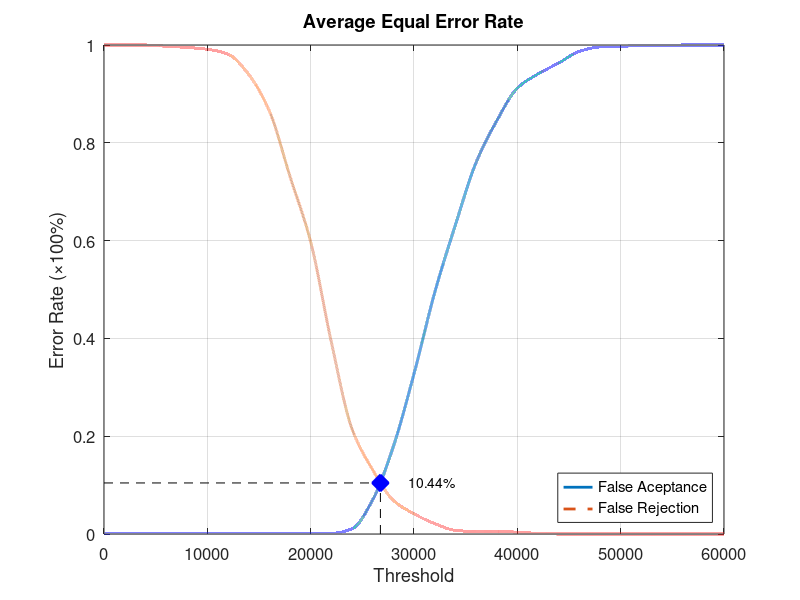
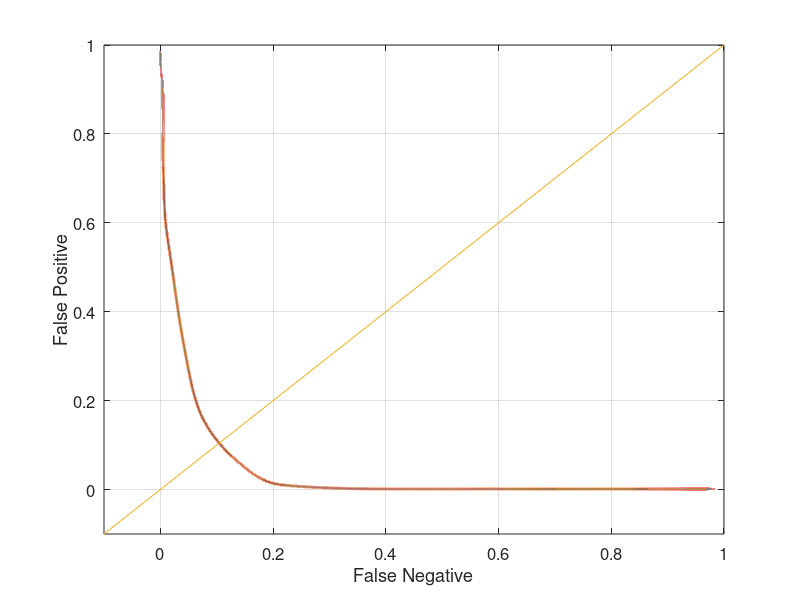

Write MATLAB code to recreate these figures, in order.
function yEER = Experiment1Average
close all;
clear;
clc;
x = 0:2000:60000;
xq = 0:0.5:60000;

y0 = [0 0.00131579 0.00131579 0.00131579 0.00131579 0.00131579 0.00131579 0.00131579 0.00131579 0.00131579 0.00131579 0.00131579 0.0105263 0.0697368 0.178947 0.327632 0.493421 0.631579 0.759211 0.844737 0.911842 0.940789 0.963158 0.986842 0.996053 0.997368 0.998684 0.998684 1 1 1];
yy0 = interp1(x, y0, xq, 'pchip');
y1 = [1 1 1 0.9975 0.995 0.99125 0.98125 0.94 0.865 0.73125 0.5975 0.3925 0.215 0.13125 0.06875 0.04125 0.02125 0.0075 0.005 0.005 0.00375 0.00125 0 0 0 0 0 0 0 0 0];
yy1 = interp1(x, y1, xq, 'pchip');

% Calculating EER: 
y2 = abs(y0 - y1);
find(y2 == min(y2))
yy2 = abs(yy0 - yy1);
xEER = find(yy2 == min(yy2));
xEERIndex = xq(xEER) % X-axis EER
yEER = yy0(xEER) % Y-axis EER

main = figure
plot(xq, yy0,'-','LineWidth', 2);	hold on
plot(xq, yy1,'--','LineWidth', 2);	hold on
plot([xEERIndex xEERIndex], [0 yEER], 'k--');	hold on
plot([0 xEERIndex], [yEER yEER], 'k--');	hold on
plot(xEERIndex, yEER, 'bx', 'LineWidth', 10);	hold on
text(xEERIndex + 10 * xEERIndex / 100, yEER, [num2str(round((10000 * yEER)) / 100) '%'])
legend('False Aceptance', 'False Rejection', 'Location', 'SouthEast')
xlabel('Threshold')
ylabel('Error Rate (\times100%)')
title('Average Equal Error Rate')
set(gca, 'FontSize', 12)
axis([0 60000 0 1])
grid on

print(main, 'Experiment1AverageMain', '-dpng');
FNRxFPR = figure('Color', [1 1 1]);
plot(yy1, yy0, '-', yy1, yy0, 'LineWidth', 2);
hold on
y = -0.1:0.1:1
plot(y, y); 
set(gca, 'FontSize', 12)
xlabel('False Negative')
ylabel('False Positive')
axis([-0.1 1 -0.1 1])
set(gca, 'FontSize', 12)
grid on

print(FNRxFPR, 'Experiment1AverageFNRxFPR','-dpng');
end
